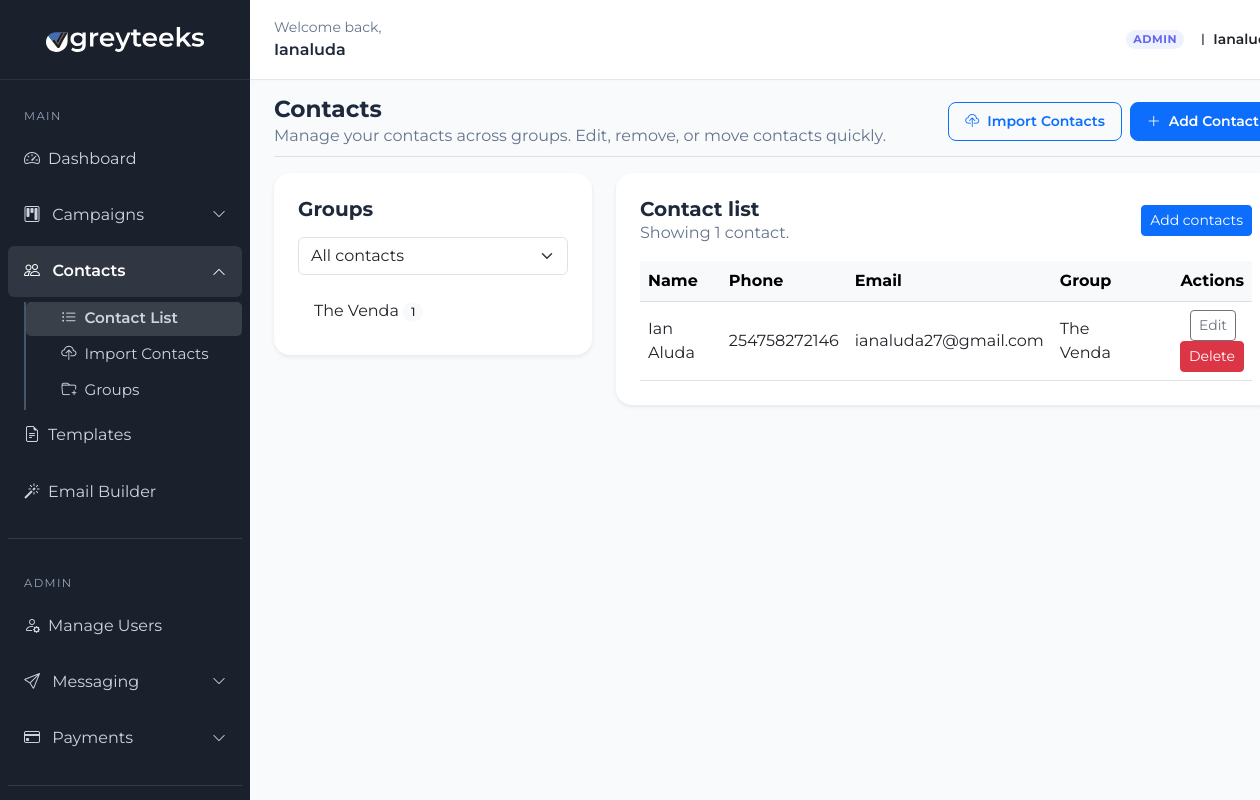
The app's page /contacts/ (signed in), older data.
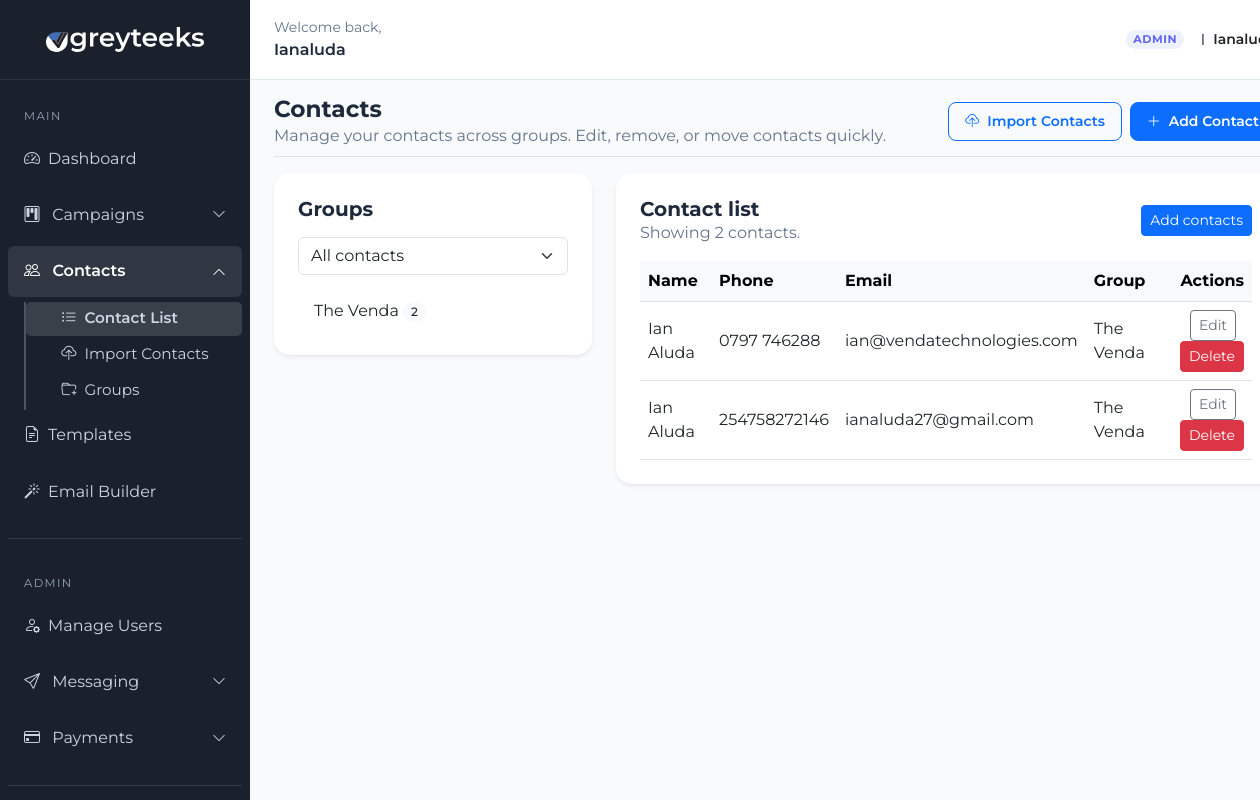
The same page, newer data.
### contacts_app/models.py (models this page shows, shortened)
class Group(models.Model):
    user = models.ForeignKey(User, on_delete=models.CASCADE, related_name='user_groups')
    name = models.CharField(max_length=100)
    description = models.TextField(blank=True)
    created_at = models.DateTimeField(auto_now_add=True)

class Contact(models.Model):
    group = models.ForeignKey(Group, on_delete=models.CASCADE, related_name='contacts')
    phone_number = models.CharField(max_length=20)
    email = models.EmailField(blank=True)
    name = models.CharField(max_length=100, blank=True)
    created_at = models.DateTimeField(auto_now_add=True)

### contacts_app/views.py (the view, shortened to what this page needs)
# urls.py: path('contacts/', contact_list, name='contact_list'),
@login_required
def contact_list(request):
    groups = Group.objects.filter(user=request.user).order_by('-created_at')
    group_id = request.GET.get('group')
    contacts = Contact.objects.filter(group__user=request.user).order_by('-created_at')
    selected_group = None
    if group_id:
        selected_group = groups.filter(id=group_id).first()
        if selected_group:
            contacts = contacts.filter(group=selected_group)
    return render(request, 'contacts/contact_list.html', {
        'groups': groups,
        'contacts': contacts,
        'selected_group': selected_group,
    })

### templates/contacts/contact_list.html (shortened to what this page needs)
{% extends "campaigns/dashboard.html" %}
{% block content %}
<div class="d-flex justify-content-between align-items-center pb-2 mb-3 border-bottom mt-3">
    <div>
        <h2 class="fw-bold m-0">Contacts</h2>
        <p class="text-muted mb-0">Manage your contacts across groups. Edit, remove, or move contacts quickly.</p>
    </div>
    <div class="d-flex gap-2">
        <a href="{% url 'upload_contacts' %}" class="btn btn-sm btn-outline-primary px-3 py-2 rounded-3 fw-semibold">
            <i class="bi bi-cloud-upload me-1"></i> Import Contacts
        </a>
        <button class="btn btn-sm btn-primary px-3 py-2 rounded-3 fw-semibold" type="button" onclick="document.getElementById('addContactPanel').classList.toggle('d-none')">
            <i class="bi bi-plus-lg me-1"></i> Add Contact
        </button>
    </div>
</div>
<div class="row g-4">
    <div class="col-lg-4">
        <div class="card border-0 shadow-sm p-4 rounded-4">
            <h5 class="fw-bold mb-3">Groups</h5>
            <form method="get" class="mb-3">
                <select class="form-select" name="group" onchange="this.form.submit()">
                    <option value="">All contacts</option>
                </select>
            </form>
            <div class="list-group list-group-flush">
                {% for group in groups %}
                    <a href="?group={{ group.id }}" class="list-group-item list-group-item-action{% if selected_group and selected_group.id == group.id %} active{% endif %}">
                        {{ group.name }}
                        <span class="badge bg-light text-dark rounded-pill ms-auto">{{ group.contacts.count }}</span>
                    </a>
                {% empty %}
                    <div class="text-muted">No groups yet. Create one to organize contacts.</div>
                {% endfor %}
            </div>
        </div>
    </div>
    <div class="col-lg-8">
        <div class="card border-0 shadow-sm p-4 rounded-4">
            <div class="d-flex justify-content-between align-items-center mb-3">
                <div>
                    <h5 class="fw-bold mb-0">Contact list</h5>
                    <p class="text-muted mb-0">Showing {{ contacts.count }} contact{% if contacts.count != 1 %}s{% endif %}.</p>
                </div>
                <a href="{% url 'upload_contacts' %}" class="btn btn-sm btn-primary">Add contacts</a>
            </div>
            <div class="table-responsive">
                <table class="table table-hover align-middle mb-0">
                    <thead class="table-light">
                        <tr>
                            <th>Name</th>
                            <th>Phone</th>
                            <th>Email</th>
                            <th>Group</th>
                            <th class="text-end">Actions</th>
                        </tr>
                    </thead>
                    <tbody>
                        {% for contact in contacts %}
                            <tr>
                                <td>{{ contact.name|default:'—' }}</td>
                                <td>{{ contact.phone_number }}</td>
                                <td>{{ contact.email|default:'—' }}</td>
                                <td>{{ contact.group.name }}</td>
                                <td class="text-end">
                                    <a href="{% url 'edit_contact' contact.id %}" class="btn btn-sm btn-outline-secondary me-2">Edit</a>
                                    <a href="{% url 'delete_contact' contact.id %}" class="btn btn-sm btn-danger">Delete</a>
                                </td>
                            </tr>
                        {% endfor %}
                    </tbody>
                </table>
            </div>
        </div>
    </div>
</div>
{% endblock %}

Row changes from the older to the newer data that the page shows:
computed for Group "The Venda": contacts.count "1" → "2"
added Contact: name "Ian Aluda", phone_number "0797 746288", email "ian@vendatechnologies.com", group.name "The Venda"
Text that changed along with them:
{{ contacts.count }}: "1" → "2"
text now shown: "s"
